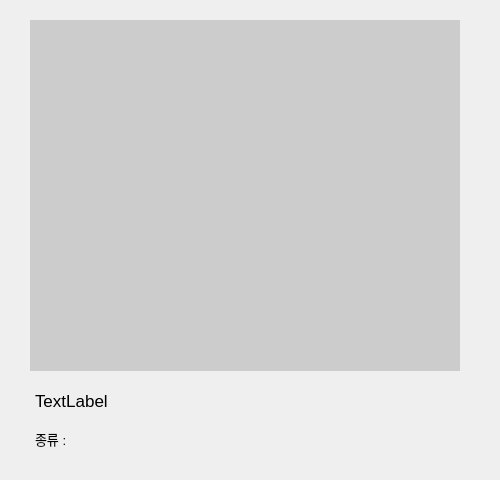
<?xml version="1.0" encoding="UTF-8"?>
<ui version="4.0">
 <class>ItemDetailWidget</class>
 <widget class="QWidget" name="ItemDetailWidget">
  <property name="geometry">
   <rect>
    <x>0</x>
    <y>0</y>
    <width>500</width>
    <height>480</height>
   </rect>
  </property>
  <property name="windowTitle">
   <string>Form</string>
  </property>
  <property name="styleSheet">
   <string notr="true"/>
  </property>
  <widget class="QLabel" name="image">
   <property name="geometry">
    <rect>
     <x>30</x>
     <y>20</y>
     <width>430</width>
     <height>351</height>
    </rect>
   </property>
   <property name="styleSheet">
    <string notr="true">background-color: rgb(204, 204, 204);</string>
   </property>
   <property name="text">
    <string/>
   </property>
  </widget>
  <widget class="QLabel" name="nameLabel">
   <property name="geometry">
    <rect>
     <x>35</x>
     <y>380</y>
     <width>141</width>
     <height>41</height>
    </rect>
   </property>
   <property name="font">
    <font>
     <pointsize>13</pointsize>
    </font>
   </property>
   <property name="text">
    <string>TextLabel</string>
   </property>
  </widget>
  <widget class="QLabel" name="label">
   <property name="geometry">
    <rect>
     <x>35</x>
     <y>430</y>
     <width>51</width>
     <height>18</height>
    </rect>
   </property>
   <property name="font">
    <font>
     <pointsize>10</pointsize>
    </font>
   </property>
   <property name="text">
    <string>종류 :</string>
   </property>
  </widget>
  <widget class="QLabel" name="categoryLabel">
   <property name="geometry">
    <rect>
     <x>100</x>
     <y>430</y>
     <width>361</width>
     <height>18</height>
    </rect>
   </property>
   <property name="text">
    <string/>
   </property>
  </widget>
 </widget>
 <resources/>
 <connections/>
</ui>
